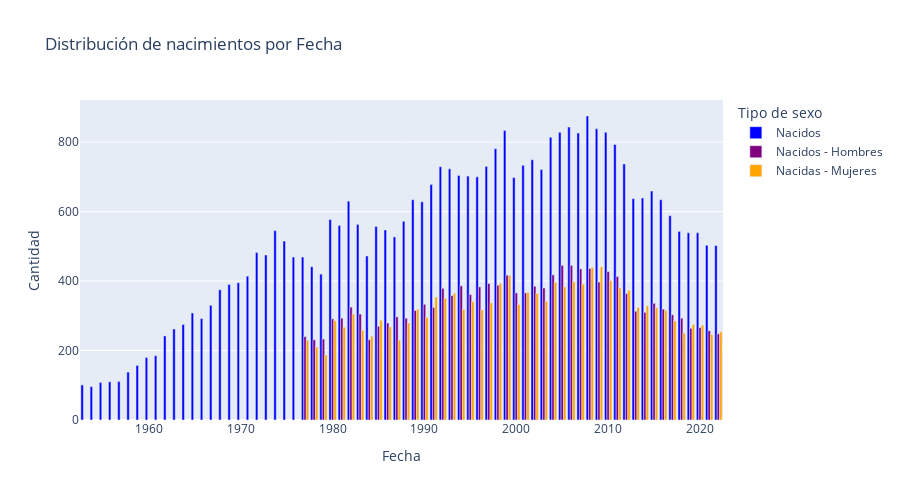

Notebook source saved alongside this figure:
### Code cell
import plotly.express as px

# Supongamos que tu DataFrame se llama df

# Crear el gráfico de barras apiladas con barmode='group'
fig_bar = px.bar(dataframe, x='Fecha', y=['Nacidos', 'Nacidos - Hombres', 'Nacidas - Mujeres'],
                 color_discrete_sequence=['blue', 'purple', 'orange'],
                 title='Distribución de nacimientos por Fecha',
                 labels={'value': 'Cantidad', 'variable': 'Tipo de sexo'},
                 height=500,
                 barmode='group')  # Utiliza 'group' para barras al lado de la otra

# Mostrar el gráfico
fig_bar.show()

### Figure 1 — Plotly figure (JSON) as saved in the notebook; plotly's stock layout.template omitted (floating-point values rounded to 4 significant figures)
{"data": [{"alignmentgroup": "True", "hovertemplate": "Tipo de sexo=Nacidos<br>Fecha=%{x}<br>Cantidad=%{y}<extra></extra>", "legendgroup": "Nacidos", "marker": {"color": "blue", "pattern": {"shape": ""}}, "name": "Nacidos", "offsetgroup": "Nacidos", "orientation": "v", "showlegend": true, "textposition": "auto", "type": "bar", "x": [2022, 2021, 2020, 2019, 2018, 2017, 2016, 2015, 2014, 2013, 2012, 2011, 2010, 2009, 2008, 2007, 2006, 2005, 2004, 2003, 2002, 2001, 2000, 1999, 1998, 1997, 1996, 1995, 1994, 1993, 1992, 1991, 1990, 1989, 1988, 1987, 1986, 1985, 1984, 1983, 1982, 1981, 1980, 1979, 1978, 1977, 1976, 1975, 1974, 1973, 1972, 1971, 1970, 1969, 1968, 1967, 1966, 1965, 1964, 1963, 1962, 1961, 1960, 1959, 1958, 1957, 1956, 1955, 1954, 1953], "xaxis": "x", "y": [502, 503, 539, 539, 543, 588, 634, 659, 639, 637, 737, 793, 828, 838, 875, 826, 843, 828, 814, 721, 749, 733, 698, 833, 781, 730, 700, 702, 704, 723, 729, 678, 628, 634, 572, 527, 547, 557, 472, 563, 630, 560, 577, 420, 441, 469, 469, 515, 545, 475, 482, 414, 395, 390, 375, 330, 292, 308, 275, 262, 242, 185, 180, 157, 138, 111, 110, 108, 96, 101], "yaxis": "y"}, {"alignmentgroup": "True", "hovertemplate": "Tipo de sexo=Nacidos - Hombres<br>Fecha=%{x}<br>Cantidad=%{y}<extra></extra>", "legendgroup": "Nacidos - Hombres", "marker": {"color": "purple", "pattern": {"shape": ""}}, "name": "Nacidos - Hombres", "offsetgroup": "Nacidos - Hombres", "orientation": "v", "showlegend": true, "textposition": "auto", "type": "bar", "x": [2022, 2021, 2020, 2019, 2018, 2017, 2016, 2015, 2014, 2013, 2012, 2011, 2010, 2009, 2008, 2007, 2006, 2005, 2004, 2003, 2002, 2001, 2000, 1999, 1998, 1997, 1996, 1995, 1994, 1993, 1992, 1991, 1990, 1989, 1988, 1987, 1986, 1985, 1984, 1983, 1982, 1981, 1980, 1979, 1978, 1977, 1976, 1975, 1974, 1973, 1972, 1971, 1970, 1969, 1968, 1967, 1966, 1965, 1964, 1963, 1962, 1961, 1960, 1959, 1958, 1957, 1956, 1955, 1954, 1953], "xaxis": "x", "y": [248, 257, 266, 264, 293, 303, 319, 336, 310, 313, 364, 413, 427, 397, 436, 435, 445, 445, 418, 380, 385, 366, 366, 417, 388, 393, 383, 361, 386, 358, 379, 324, 333, 315, 293, 297, 279, 270, 231, 305, 325, 293, 291, 233, 231, 240, null, null, null, null, null, null, null, null, null, null, null, null, null, null, null, null, null, null, null, null, null, null, null, null], "yaxis": "y"}, {"alignmentgroup": "True", "hovertemplate": "Tipo de sexo=Nacidas - Mujeres<br>Fecha=%{x}<br>Cantidad=%{y}<extra></extra>", "legendgroup": "Nacidas - Mujeres", "marker": {"color": "orange", "pattern": {"shape": ""}}, "name": "Nacidas - Mujeres", "offsetgroup": "Nacidas - Mujeres", "orientation": "v", "showlegend": true, "textposition": "auto", "type": "bar", "x": [2022, 2021, 2020, 2019, 2018, 2017, 2016, 2015, 2014, 2013, 2012, 2011, 2010, 2009, 2008, 2007, 2006, 2005, 2004, 2003, 2002, 2001, 2000, 1999, 1998, 1997, 1996, 1995, 1994, 1993, 1992, 1991, 1990, 1989, 1988, 1987, 1986, 1985, 1984, 1983, 1982, 1981, 1980, 1979, 1978, 1977, 1976, 1975, 1974, 1973, 1972, 1971, 1970, 1969, 1968, 1967, 1966, 1965, 1964, 1963, 1962, 1961, 1960, 1959, 1958, 1957, 1956, 1955, 1954, 1953], "xaxis": "x", "y": [254, 246, 273, 275, 250, 285, 315, 323, 329, 324, 373, 380, 401, 441, 439, 391, 398, 383, 396, 341, 364, 367, 332, 416, 393, 337, 317, 341, 318, 365, 350, 354, 295, 319, 279, 230, 268, 287, 241, 258, 305, 267, 286, 187, 210, 229, null, null, null, null, null, null, null, null, null, null, null, null, null, null, null, null, null, null, null, null, null, null, null, null], "yaxis": "y"}], "layout": {"barmode": "group", "height": 500, "legend": {"title": {"text": "Tipo de sexo"}, "tracegroupgap": 0}, "title": {"text": "Distribución de nacimientos por Fecha"}, "xaxis": {"anchor": "y", "domain": [0, 1], "title": {"text": "Fecha"}}, "yaxis": {"anchor": "x", "domain": [0, 1], "title": {"text": "Cantidad"}}}}
